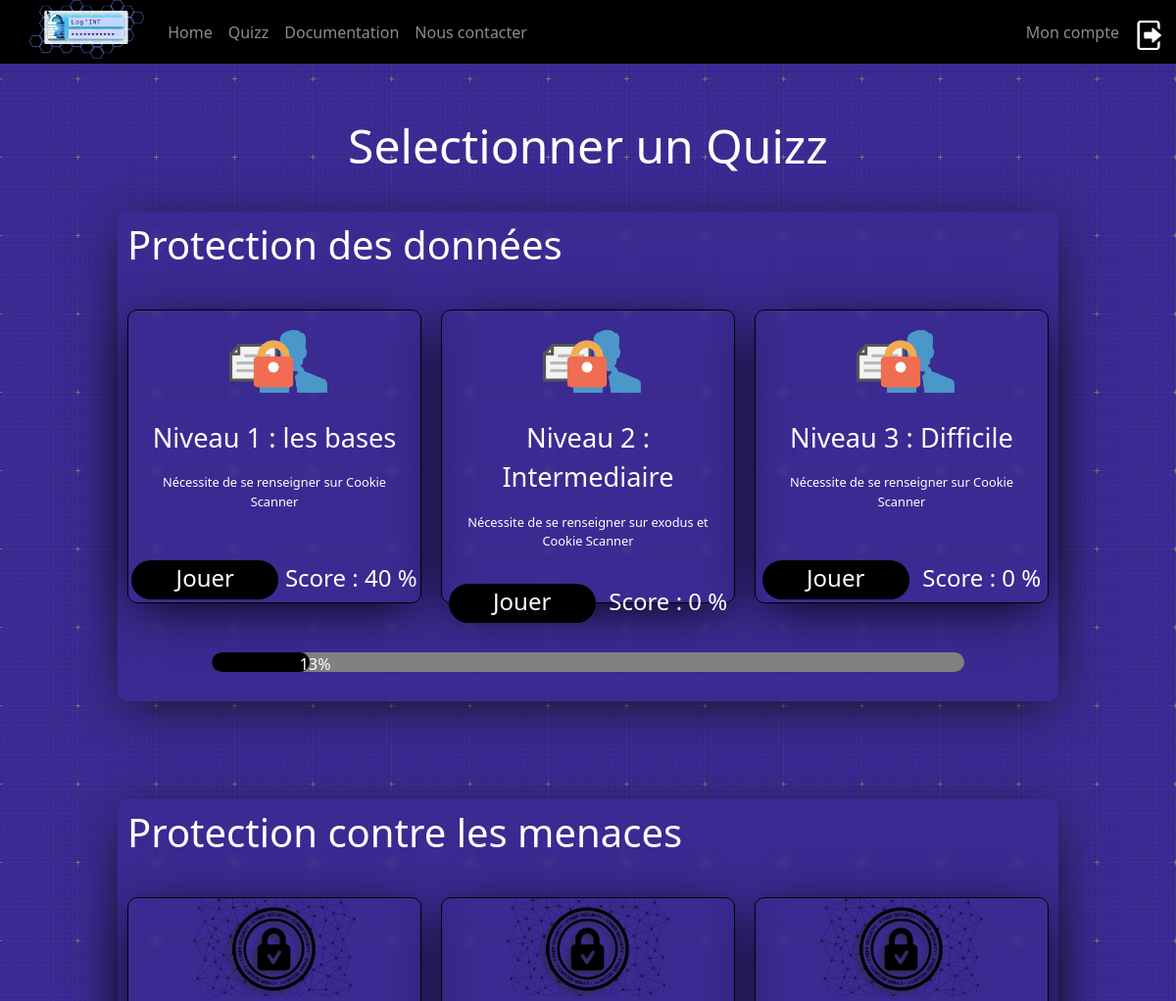
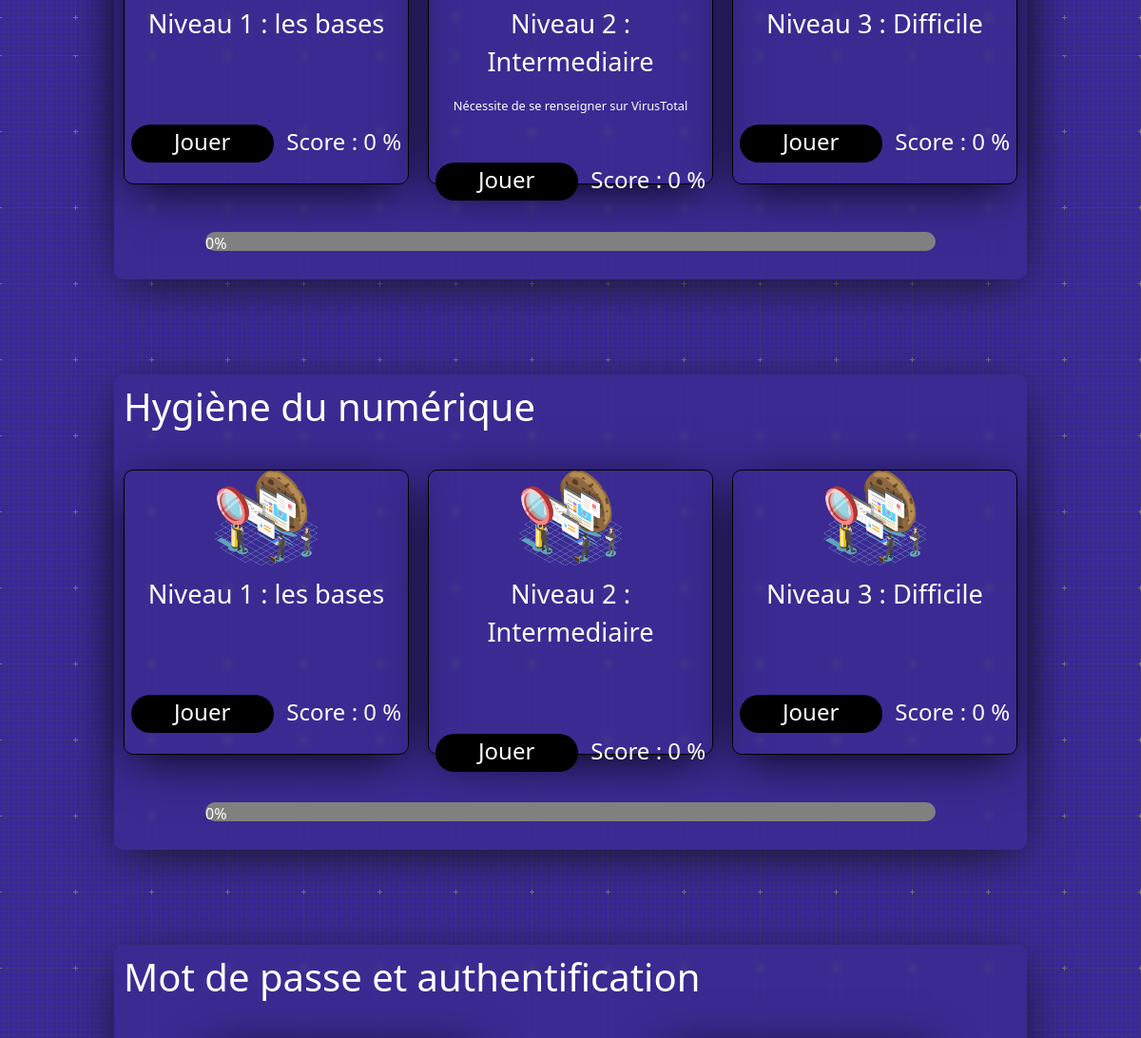
Page /quizz/ (signed in, upper part) on the earlier database version (2 pictures, top to bottom).
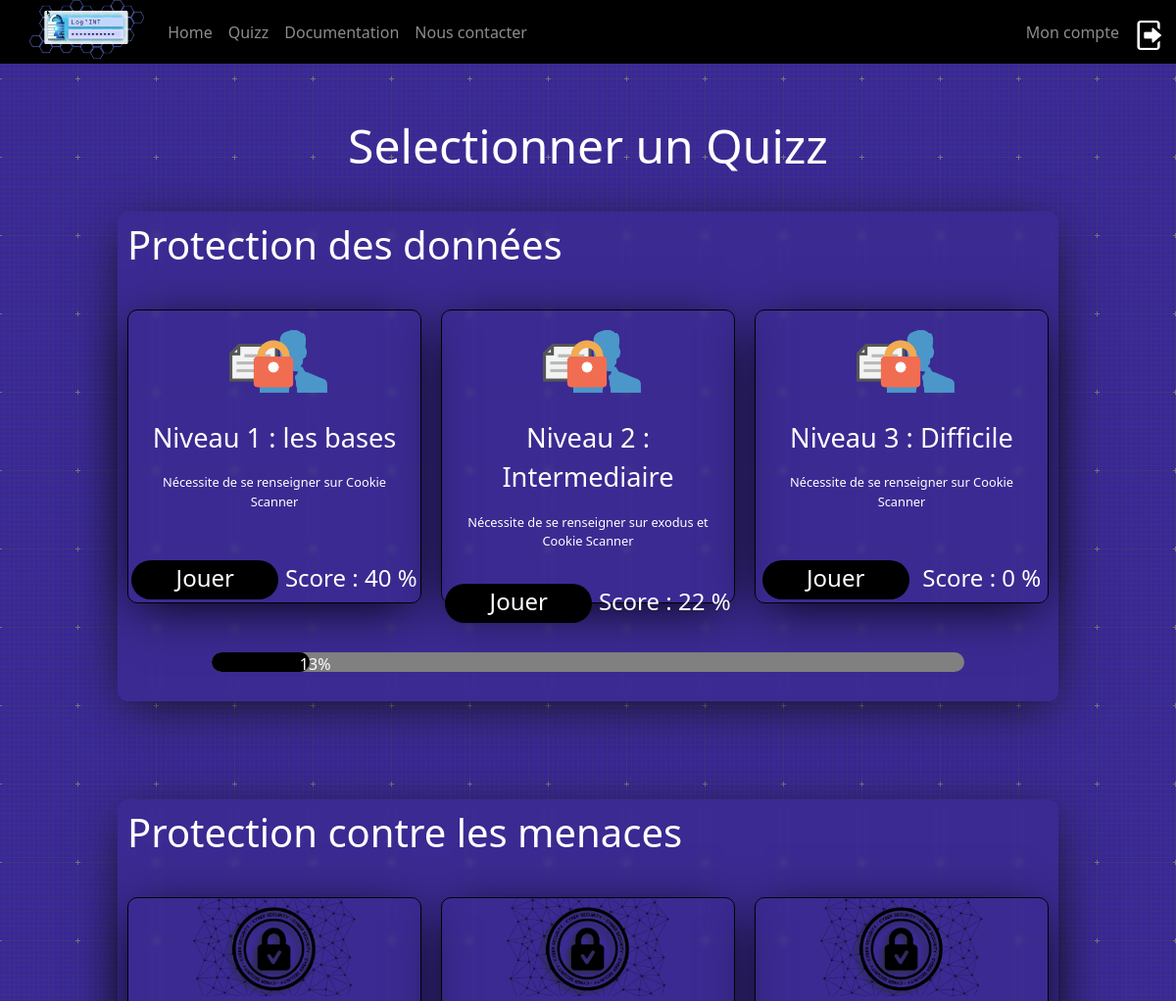
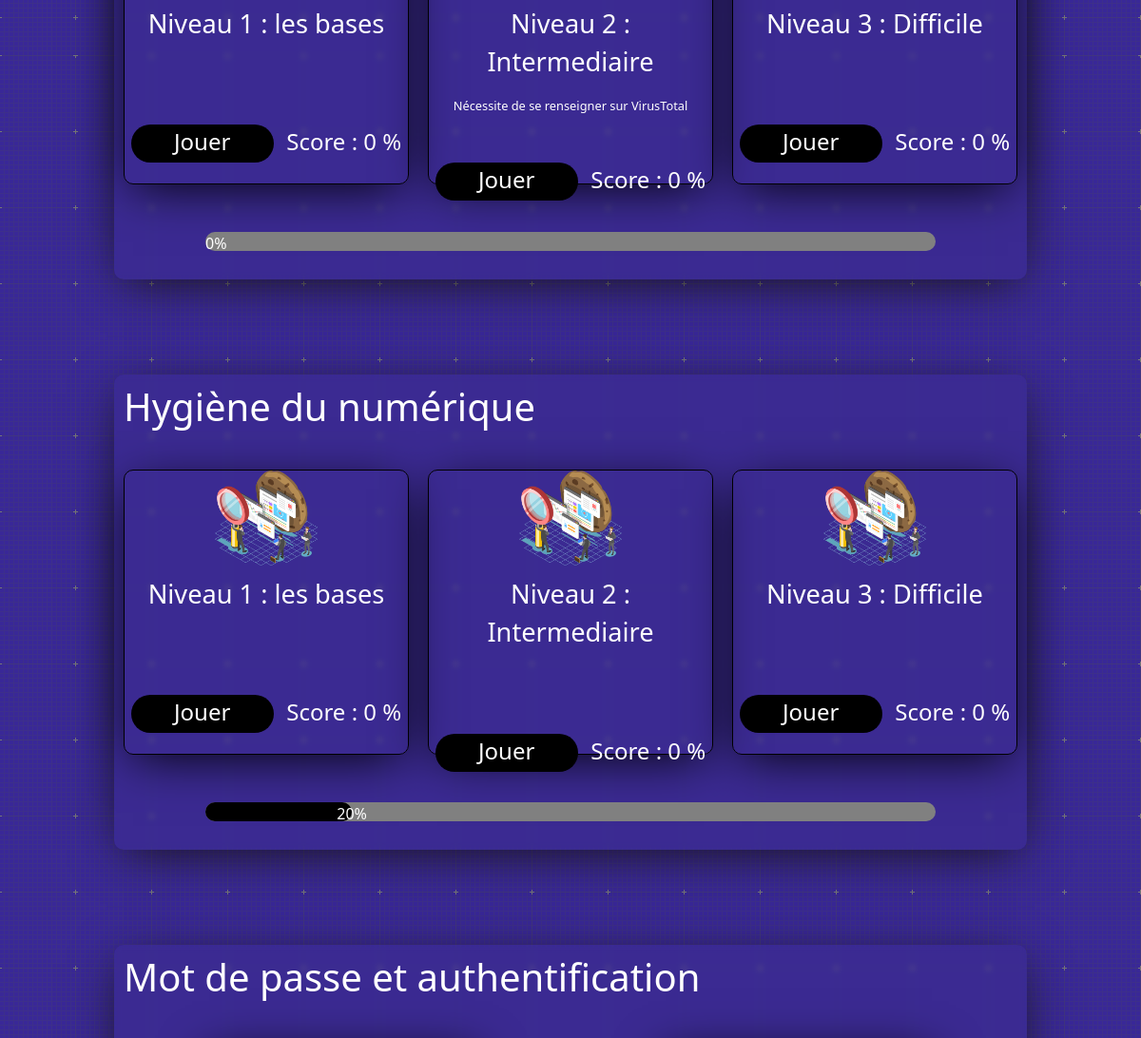
Same page on the later database version (2 pictures, top to bottom).
### questionnaire/models.py (models this page shows)
class Joueur(models.Model):
    username = models.CharField(max_length=255)
    qcmpdd1 = models.FloatField(default=0)
    qcmpdd2 = models.FloatField(default=0)
    qcmpdd3 = models.FloatField(default=0)
    qcmmea1 = models.FloatField(default=0)
    qcmmea2 = models.FloatField(default=0)
    qcmmea3 = models.FloatField(default=0)
    qcmpcm1 = models.FloatField(default=0)
    qcmpcm2 = models.FloatField(default=0)
    qcmpcm3 = models.FloatField(default=0)
    qcmhn1 = models.FloatField(default=0)
    qcmhn2 = models.FloatField(default=0)
    qcmhn3 = models.FloatField(default=0)
    qcmpdd1pourcentage = models.IntegerField(default=0)
    qcmpdd2pourcentage = models.IntegerField(default=0)
    qcmpdd3pourcentage = models.IntegerField(default=0)
    qcmpddTpourcentage = models.IntegerField(default=0)
    qcmpcm1pourcentage = models.IntegerField(default=0)
    qcmpcm2pourcentage = models.IntegerField(default=0)
    qcmpcm3pourcentage = models.IntegerField(default=0)
    qcmpcmTpourcentage = models.IntegerField(default=0)
    qcmhn1pourcentage = models.IntegerField(default=0)
    qcmhn2pourcentage = models.IntegerField(default=0)
    qcmhn3pourcentage = models.IntegerField(default=0)
    qcmhnTpourcentage = models.IntegerField(default=0)
    qcmmea1pourcentage = models.IntegerField(default=0)
    qcmmea2pourcentage = models.IntegerField(default=0)
    qcmmea3pourcentage = models.IntegerField(default=0)
    qcmmeaTpourcentage = models.IntegerField(default=0)
    validepdd1 = models.BooleanField(default=False)
    validepdd2 = models.BooleanField(default=False)
    validepdd3 = models.BooleanField(default=False)
    validepddT = models.BooleanField(default=False)
    validepcm1 = models.BooleanField(default=False)
    validepcm2 = models.BooleanField(default=False)
    validepcm3 = models.BooleanField(default=False)
    validepcmT = models.BooleanField(default=False)
    validehn1 = models.BooleanField(default=False)
    validehn2 = models.BooleanField(default=False)
    validehn3 = models.BooleanField(default=False)
    validehnT = models.BooleanField(default=False)
    validemea1 = models.BooleanField(default=False)
    validemea2 = models.BooleanField(default=False)
    validemea3 = models.BooleanField(default=False)
    validemeaT = models.BooleanField(default=False)

### GATE_website/views.py (the view)
# urls.py: path('quizz/', quizz, name='quizz'),
@login_required
def quizz(request):
    context = {
        'joueur': Joueur.objects.get(username=request.user.username)
    }
    return render(request, "GATE_website/quizz.html", context)

### GATE_website/templates/GATE_website/quizz.html (shortened to what the changed rows need)
{% load static %}
<!DOCTYPE html>
<html lang="en">
<head>
    <link rel="stylesheet" href="{% static 'css/quizz.css' %}">
    <link href="https://cdn.jsdelivr.net/npm/bootstrap@5.3.0-alpha1/dist/css/bootstrap.min.css" rel="stylesheet">
</head>
<body>
    <section id="main">
        <div class="texte">
            <h1>Selectionner un Quizz</h1>
        </div>
    <div class="all">
        <div class="cadre1">
            <div class="texte1">
                <h1>Protection des données</h1>
            </div>
            <div class="all1">
            <div class="cadrein1">
                <div class="bas11">
                    <div class="score11">
                        <p>Score : {{joueur.qcmpdd1pourcentage}} %</p>
                    </div>
                </div>
            </div>
            <div class="cadrein12">
                <div class="bas12">
                    <div class="score12">
                        <p>Score : {{joueur.qcmpdd2pourcentage}} %</p>
                    </div>
                </div>
            </div>
             <div class="cadrein13">
                <div class="bas13">
                    <div class="score13">
                        <p>Score : {{joueur.qcmpdd3pourcentage}} %</p>
                    </div>
                </div>
            </div>
        </div>
            <div class="progressbar1">
                    <div class="progressbar-level1" style="width: {{joueur.qcmpddTpourcentage}}%">
                        <p>{{joueur.qcmpddTpourcentage}}%</p>
                    </div>
            </div>
        </div>
<div class="cadre1">
            <div class="texte1">
                <h1>Protection contre les menaces</h1>
            </div>
            <div class="all1">
            <div class="cadrein2">
                <div class="bas11">
                    <div class="score21">
                        <p>Score : {{joueur.qcmpcm1pourcentage}} %</p>
                    </div>
                </div>
            </div>
            <div class="cadrein22">
                <div class="bas12">
                    <div class="score22">
                        <p>Score : {{joueur.qcmpcm2pourcentage}} %</p>
                    </div>
                </div>
            </div>
             <div class="cadrein23">
                <div class="bas13">
                    <div class="score23">
                        <p>Score : {{joueur.qcmpcm3pourcentage}} %</p>
                    </div>
                </div>
            </div>
        </div>
            <div class="progressbar2">
                    <div class="progressbar-level2" style="width: {{joueur.qcmpcmTpourcentage}}%">
                        <p>{{joueur.qcmpcmTpourcentage}}%</p>
                    </div>
            </div>
        </div>
<div class="cadre1">
            <div class="texte1">
                <h1>Hygiène du numérique</h1>
            </div>
            <div class="all1">
            <div class="cadrein3">
                <div class="bas11">
                    <div class="score31">
                        <p>Score : {{joueur.qcmhn1pourcentage}} %</p>
                    </div>
                </div>
            </div>
            <div class="cadrein32">
                <div class="bas32">
                    <div class="score32">
                        <p>Score : {{joueur.qcmhn2pourcentage}} %</p>
                    </div>
                </div>
            </div>
             <div class="cadrein33">
                <div class="bas33">
                    <div class="score33">
                        <p>Score : {{joueur.qcmhn3pourcentage}} %</p>
                    </div>
                </div>
            </div>
        </div>
            <div class="progressbar3">
                    <div class="progressbar-level3" style="width: {{joueur.qcmhnTpourcentage}}%">
                        <p>{{joueur.qcmhnTpourcentage}}%</p>
                    </div>
            </div>
        </div>
        <div class="cadre-mdp">
            <div class="texte1">
                <h1>Mot de passe et authentification</h1>
            </div>
        </div>
    </div>
    </section>
</body>
</html>

Differences in the rows shown:
changed Joueur: qcmpdd2pourcentage "0" → "22"; qcmhnTpourcentage "0" → "20"
